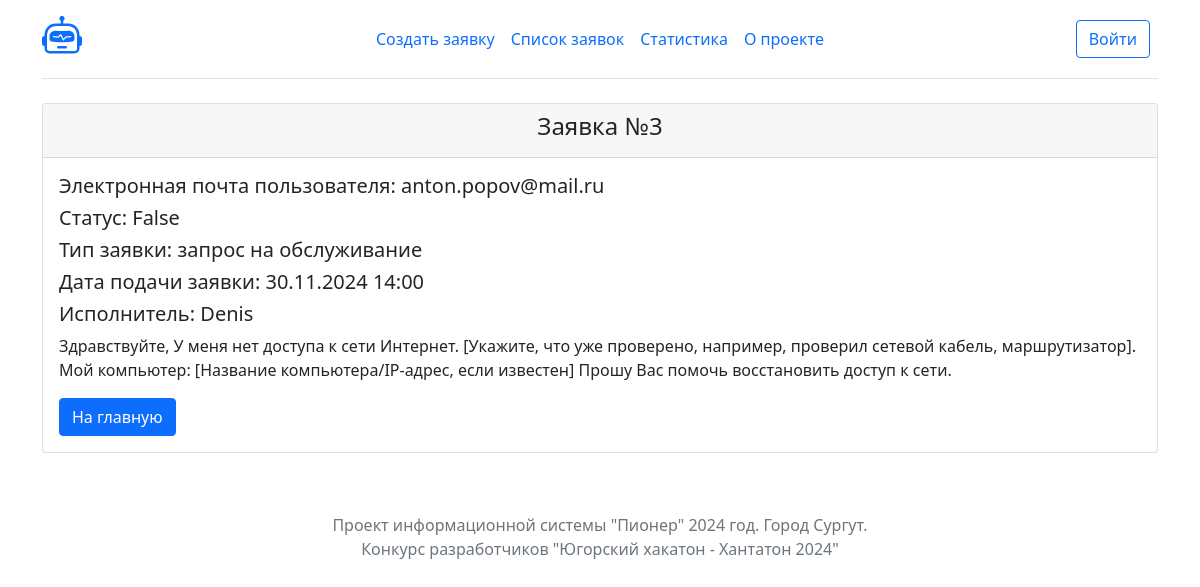
The page /task/3/ on the database its author committed.
### tasks/models.py (models this page shows, shortened)
class Task(models.Model):
    title = models.CharField(max_length=1024)
    message = models.TextField()
    authors = models.CharField(max_length=1024)
    contractor = models.ForeignKey(User, on_delete=models.CASCADE, null=True)
    created = models.DateTimeField("date published", auto_now_add= True)
    closed = models.BooleanField(default=False)
    typetask = models.ForeignKey(TypeTask, on_delete=models.CASCADE, null=True)

class TypeTask(models.Model):
    type = models.CharField(max_length=50)
    def __str__(self):
        return self.type

### tasks/views.py (the view)
# urls.py: path("task/<int:task_id>/", views.task_info, name="task_info"),
def task_info(request, task_id):
    task = Task.objects.get(id=task_id)
    return render(request, 'tasks/task_info.html', {'task': task})

### tasks/templates/tasks/task_info.html
{% extends "tasks/base.html" %}
{% block content %}
    <div class="container">
        <div class="row">
            <div class="col-lg-12">
                <div class="card">
                    <div class="card-header">
                    <h4 class="text-center text">Заявка №{{ task.pk }}</h4>
                    </div>
                    <div class="card-body">
                        <h5 class="card-title">Электронная почта пользователя: {{ task.authors }}</h5>
                        <h5 class="card-title">Статус: {{ task.closed }}</h5>
                        <h5 class="card-title">Тип заявки: {{ task.typetask }}</h5>
                        <h5 class="card-title">Дата подачи заявки: {{ task.created|date:'d.m.Y H:i' }}</h5>
                        <h5 class="card-title">Исполнитель: {{ task.contractor }}</h5>
                        <p class="card-text">{{ task.message }}</p>
                        <a href="/" class="btn btn-primary">На главную</a>
                    </div>
                </div>
            </div>
        </div>
    </div>
{% endblock %}

### rows shown on the page
Task: pk "3", authors "anton.popov@mail.ru", closed "False", typetask "запрос на обслуживание", created "30.11.2024 14:00", contractor "Denis", message "Здравствуйте, У меня нет доступа к сети Интернет. [Укажите, что уже проверено, например, проверил сетевой кабель, маршрутизатор]. Мой компьютер: [Название компьютера/IP-адрес, если известен] Прошу Вас помочь восстановить доступ к сети."
